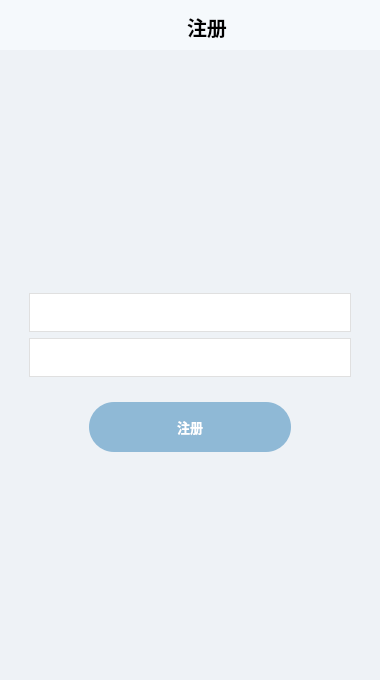
<?xml version="1.0" encoding="UTF-8"?>
<ui version="4.0">
 <class>Widget</class>
 <widget class="QWidget" name="Widget">
  <property name="geometry">
   <rect>
    <x>0</x>
    <y>0</y>
    <width>380</width>
    <height>680</height>
   </rect>
  </property>
  <property name="windowTitle">
   <string>Widget</string>
  </property>
  <property name="styleSheet">
   <string notr="true"/>
  </property>
  <layout class="QGridLayout" name="gridLayout">
   <property name="leftMargin">
    <number>0</number>
   </property>
   <property name="topMargin">
    <number>0</number>
   </property>
   <property name="rightMargin">
    <number>0</number>
   </property>
   <property name="bottomMargin">
    <number>0</number>
   </property>
   <item row="0" column="0">
    <widget class="QWidget" name="widget" native="true">
     <property name="sizePolicy">
      <sizepolicy hsizetype="MinimumExpanding" vsizetype="MinimumExpanding">
       <horstretch>0</horstretch>
       <verstretch>0</verstretch>
      </sizepolicy>
     </property>
     <property name="styleSheet">
      <string notr="true">background-color: #EEF2F6;</string>
     </property>
     <layout class="QGridLayout" name="gridLayout_2">
      <property name="leftMargin">
       <number>0</number>
      </property>
      <property name="topMargin">
       <number>0</number>
      </property>
      <property name="rightMargin">
       <number>0</number>
      </property>
      <property name="bottomMargin">
       <number>0</number>
      </property>
      <property name="spacing">
       <number>0</number>
      </property>
      <item row="1" column="0">
       <widget class="QWidget" name="AzurChat" native="true">
        <property name="maximumSize">
         <size>
          <width>16777215</width>
          <height>50</height>
         </size>
        </property>
        <property name="font">
         <font>
          <family>PingFang SC</family>
          <italic>false</italic>
          <bold>true</bold>
          <stylestrategy>PreferDefault</stylestrategy>
         </font>
        </property>
        <property name="autoFillBackground">
         <bool>false</bool>
        </property>
        <property name="styleSheet">
         <string notr="true">background-color: #F5F9FC;</string>
        </property>
        <layout class="QGridLayout" name="gridLayout_3">
         <property name="topMargin">
          <number>12</number>
         </property>
         <item row="0" column="3">
          <spacer name="horizontalSpacer_2">
           <property name="orientation">
            <enum>Qt::Orientation::Horizontal</enum>
           </property>
           <property name="sizeHint" stdset="0">
            <size>
             <width>40</width>
             <height>20</height>
            </size>
           </property>
          </spacer>
         </item>
         <item row="0" column="0">
          <widget class="QToolButton" name="menuButton">
           <property name="styleSheet">
            <string notr="true">
        QToolButton {
            border: none;
            padding: 2px;
        }

        QToolButton:hover {
            background-color: #e6e6e6;
            border-radius: 4px;
        }

        QToolButton:pressed {
            background-color: #d0d0d0;
        }

        /* 关键：干掉下拉箭头 */
        QToolButton::menu-indicator {
            image: none;
        }
        </string>
           </property>
           <property name="text">
            <string/>
           </property>
           <property name="icon">
            <iconset resource="go.qrc">
             <normaloff>:/new/prefix2/go.png</normaloff>:/new/prefix2/go.png</iconset>
           </property>
           <property name="iconSize">
            <size>
             <width>20</width>
             <height>20</height>
            </size>
           </property>
          </widget>
         </item>
         <item row="0" column="1">
          <spacer name="horizontalSpacer">
           <property name="orientation">
            <enum>Qt::Orientation::Horizontal</enum>
           </property>
           <property name="sizeHint" stdset="0">
            <size>
             <width>20</width>
             <height>20</height>
            </size>
           </property>
          </spacer>
         </item>
         <item row="0" column="2">
          <widget class="QLabel" name="label">
           <property name="font">
            <font>
             <family>PingFang SC</family>
             <pointsize>15</pointsize>
             <italic>false</italic>
             <bold>true</bold>
             <stylestrategy>PreferDefault</stylestrategy>
            </font>
           </property>
           <property name="text">
            <string>注册</string>
           </property>
          </widget>
         </item>
        </layout>
       </widget>
      </item>
      <item row="2" column="0">
       <widget class="QWidget" name="widget_3" native="true">
        <property name="font">
         <font>
          <family>PingFang SC</family>
         </font>
        </property>
        <property name="styleSheet">
         <string notr="true"/>
        </property>
        <layout class="QGridLayout" name="gridLayout_4">
         <property name="leftMargin">
          <number>0</number>
         </property>
         <property name="topMargin">
          <number>12</number>
         </property>
         <property name="rightMargin">
          <number>0</number>
         </property>
         <property name="bottomMargin">
          <number>0</number>
         </property>
         <property name="horizontalSpacing">
          <number>12</number>
         </property>
         <item row="2" column="0">
          <widget class="QWidget" name="widget_4" native="true">
           <property name="sizePolicy">
            <sizepolicy hsizetype="Preferred" vsizetype="Preferred">
             <horstretch>0</horstretch>
             <verstretch>9</verstretch>
            </sizepolicy>
           </property>
           <layout class="QGridLayout" name="gridLayout_5">
            <item row="0" column="1">
             <widget class="QPushButton" name="loginButton">
              <property name="sizePolicy">
               <sizepolicy hsizetype="Fixed" vsizetype="Fixed">
                <horstretch>1</horstretch>
                <verstretch>5</verstretch>
               </sizepolicy>
              </property>
              <property name="maximumSize">
               <size>
                <width>300</width>
                <height>50</height>
               </size>
              </property>
              <property name="font">
               <font>
                <pointsize>10</pointsize>
                <bold>true</bold>
               </font>
              </property>
              <property name="styleSheet">
               <string notr="true">QPushButton#loginButton {
    background-color: #8FB9D6;
    color: white;
    border-radius: 25px;
    border: none;
}

QPushButton#loginButton:hover {
    background-color: #3B82F6;
}

QPushButton#loginButton:pressed {
    background-color: #1D4ED8;
}
</string>
              </property>
              <property name="text">
               <string>注册</string>
              </property>
             </widget>
            </item>
            <item row="0" column="0">
             <spacer name="horizontalSpacer_5">
              <property name="orientation">
               <enum>Qt::Orientation::Horizontal</enum>
              </property>
              <property name="sizeHint" stdset="0">
               <size>
                <width>80</width>
                <height>20</height>
               </size>
              </property>
             </spacer>
            </item>
            <item row="1" column="1">
             <spacer name="verticalSpacer_3">
              <property name="orientation">
               <enum>Qt::Orientation::Vertical</enum>
              </property>
              <property name="sizeHint" stdset="0">
               <size>
                <width>20</width>
                <height>5</height>
               </size>
              </property>
             </spacer>
            </item>
            <item row="0" column="2">
             <spacer name="horizontalSpacer_6">
              <property name="orientation">
               <enum>Qt::Orientation::Horizontal</enum>
              </property>
              <property name="sizeHint" stdset="0">
               <size>
                <width>80</width>
                <height>20</height>
               </size>
              </property>
             </spacer>
            </item>
           </layout>
          </widget>
         </item>
         <item row="1" column="0">
          <widget class="QWidget" name="widget_2" native="true">
           <property name="sizePolicy">
            <sizepolicy hsizetype="Preferred" vsizetype="Preferred">
             <horstretch>0</horstretch>
             <verstretch>5</verstretch>
            </sizepolicy>
           </property>
           <layout class="QGridLayout" name="gridLayout_6">
            <item row="1" column="1">
             <spacer name="verticalSpacer">
              <property name="orientation">
               <enum>Qt::Orientation::Vertical</enum>
              </property>
              <property name="sizeHint" stdset="0">
               <size>
                <width>20</width>
                <height>40</height>
               </size>
              </property>
             </spacer>
            </item>
            <item row="4" column="0">
             <spacer name="horizontalSpacer_3">
              <property name="orientation">
               <enum>Qt::Orientation::Horizontal</enum>
              </property>
              <property name="sizeHint" stdset="0">
               <size>
                <width>20</width>
                <height>40</height>
               </size>
              </property>
             </spacer>
            </item>
            <item row="4" column="2">
             <spacer name="horizontalSpacer_4">
              <property name="orientation">
               <enum>Qt::Orientation::Horizontal</enum>
              </property>
              <property name="sizeHint" stdset="0">
               <size>
                <width>20</width>
                <height>20</height>
               </size>
              </property>
             </spacer>
            </item>
            <item row="4" column="1">
             <widget class="QLineEdit" name="password">
              <property name="sizePolicy">
               <sizepolicy hsizetype="Expanding" vsizetype="Fixed">
                <horstretch>1</horstretch>
                <verstretch>10</verstretch>
               </sizepolicy>
              </property>
              <property name="font">
               <font>
                <pointsize>10</pointsize>
               </font>
              </property>
              <property name="styleSheet">
               <string notr="true">    background-color: white;
    border-radius: 20px;
    padding: 10px;
border: 1px solid #E0E0E0;</string>
              </property>
              <property name="text">
               <string/>
              </property>
              <property name="echoMode">
               <enum>QLineEdit::EchoMode::Password</enum>
              </property>
              <property name="alignment">
               <set>Qt::AlignmentFlag::AlignCenter</set>
              </property>
             </widget>
            </item>
            <item row="2" column="1">
             <widget class="QLineEdit" name="user">
              <property name="sizePolicy">
               <sizepolicy hsizetype="Expanding" vsizetype="Fixed">
                <horstretch>2</horstretch>
                <verstretch>10</verstretch>
               </sizepolicy>
              </property>
              <property name="font">
               <font>
                <pointsize>10</pointsize>
               </font>
              </property>
              <property name="styleSheet">
               <string notr="true">    background-color: white;
    border-radius: 20px;
   padding: 10px;
border: 1px solid #E0E0E0;</string>
              </property>
              <property name="alignment">
               <set>Qt::AlignmentFlag::AlignCenter</set>
              </property>
             </widget>
            </item>
           </layout>
          </widget>
         </item>
         <item row="0" column="0">
          <widget class="QWidget" name="widget_5" native="true">
           <property name="sizePolicy">
            <sizepolicy hsizetype="Preferred" vsizetype="Preferred">
             <horstretch>0</horstretch>
             <verstretch>5</verstretch>
            </sizepolicy>
           </property>
          </widget>
         </item>
        </layout>
       </widget>
      </item>
     </layout>
    </widget>
   </item>
  </layout>
 </widget>
 <resources>
  <include location="go.qrc"/>
 </resources>
 <connections/>
</ui>
